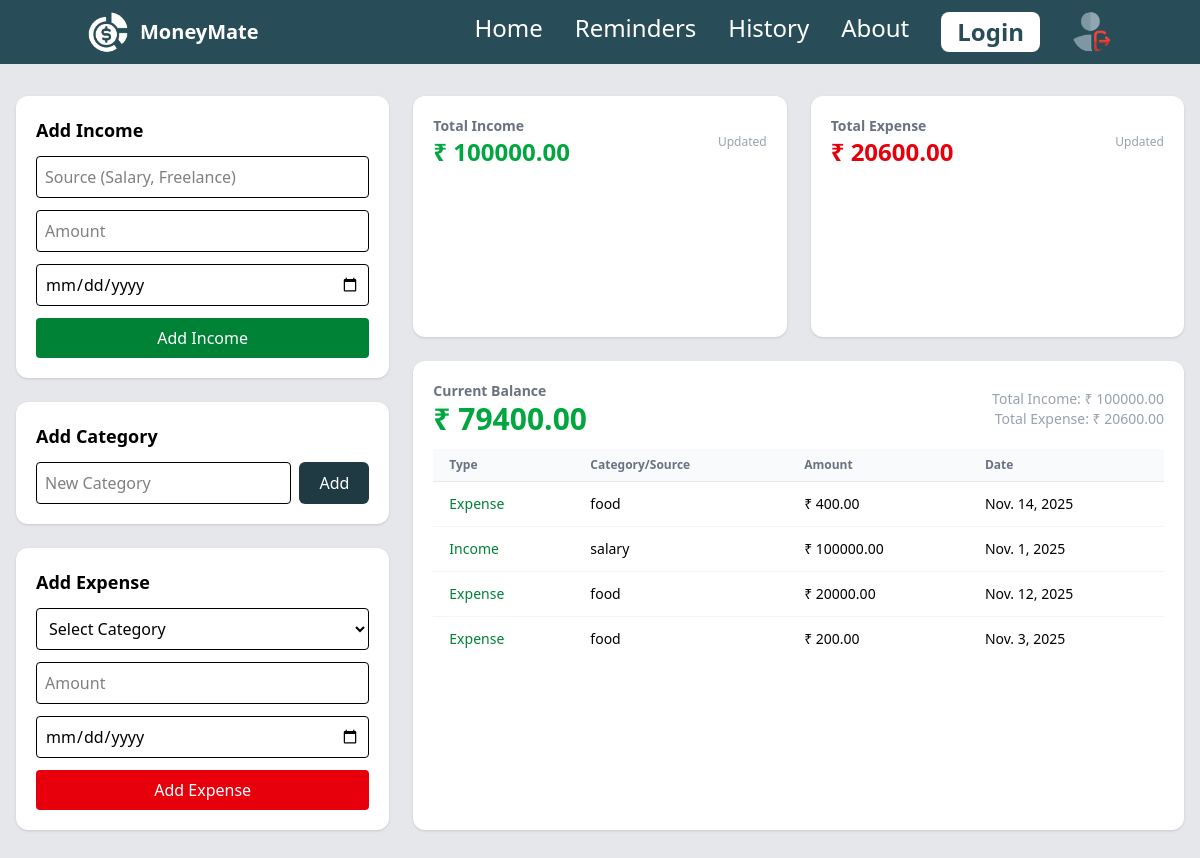
The app's page /home/ (signed in) with its own data.
### application/models.py (models this page shows, shortened)
class Transaction(models.Model):
    user = models.ForeignKey(User, on_delete=models.CASCADE)
    type = models.CharField(max_length=100, blank=True)
    source = models.CharField(max_length=100, blank=True)
    category = models.ForeignKey(Category, on_delete=models.SET_NULL, null=True, blank=True)
    amount = models.DecimalField(max_digits=12, decimal_places=2)
    date = models.DateField()
    time = models.TimeField(default=timezone.localtime)

class Category(models.Model):
    name = models.CharField(max_length=50)
    user = models.ForeignKey(User, on_delete=models.CASCADE, blank=True)
    def __str__(self):
        return self.name

### application/views.py (the view, shortened to what this page needs)
# urls.py: path('home/',views.home,name="homepage"),
def home(request):
    if request.user.is_authenticated:
        user = request.user
    else:
        print("Please Sign in")
    categorydata = Category.objects.filter(user=request.user)
    total_income = 0
    income_data=Income.objects.filter(user=request.user)
    for income in income_data:
        total_income = total_income + income.amount
    print(total_income)
    total_expense = 0
    expense_data = Expense.objects.filter(user=request.user)
    for expense in expense_data:
        total_expense = total_expense + expense.amount
    current_balance = total_income - total_expense
    recent_transactions = Transaction.objects.filter(user=request.user).order_by('-time')[:8]
    context={
            'categorydata':categorydata,
            'total_income':total_income,
            'total_expense':total_expense,
            'current_balance':current_balance,
            'recent_transcation':recent_transactions,
        }
    return render(request,"home.html",context)

### templates/home.html (shortened to what this page needs)
{% extends "base.html" %}
{% block bodyclass %} bg-gray-200
{% endblock bodyclass%}
{% block pbody %}
  <main class="max-w-7xl mx-auto px-4 py-8">
    <div class="grid grid-cols-1 lg:grid-cols-3 gap-6">
      <section class="lg:col-span-1 space-y-6">
        <div class="bg-white rounded-xl shadow p-5">
          <h3 class="text-lg font-semibold text-[var(--primary)] mb-3">Add Income</h3>
          <form method="post">
            <div class="space-y-3">
              <div>
                    <input type="text" name="source" placeholder="Source (Salary, Freelance)" class="w-full border p-2 mb-3 rounded">
                    <input type="number" step="0.01" name="amount" placeholder="Amount" class="w-full border p-2 mb-3 rounded">
                    <input type="date" name="date" class="w-full border p-2 mb-3 rounded">
                    <button type="submit" name="add_income" class="w-full text-red bg-green-700 py-2 rounded hover:opacity-90 text-white hover:bg-green-600">Add Income</button>
              </div>
            </div>
          </form>
        </div>
        <div class="bg-white rounded-xl shadow p-5">
          <h3 class="text-lg font-semibold text-[var(--primary)] mb-3">Add Category</h3>
          <form method="post">
            <div class="flex gap-2">
                <input type="text" name="category_name" placeholder="New Category" class="flex-1 border p-2 rounded-sm">
               <button type="submit" name="add_category"class="text-white bg-[#1f3a43] px-5 py-2 rounded-md hover:bg-gray-400 transition">
              Add</button>
            </div>
          </form>
        </div>
        <div class="bg-white rounded-xl shadow p-5">
            <h3 class="text-lg font-semibold text-[var(--primary)] mb-3 ">Add Expense</h3>
        <form method="post">
            <div class="space-y-3">
              <div>
                <select name="category" class="w-full border p-2 mb-3 rounded" required>
                    <option hidden >Select Category</option>
                </select>
                <input type="number" step="0.01" name="amount" placeholder="Amount" class="w-full border p-2 mb-3 rounded" required>
                <input type="date" name="date" class="w-full border p-2 mb-3 rounded" required>
                <button type="submit" name="add_expense" class="w-full bg-red-600 text-white py-2 rounded hover:opacity-90 hover:bg-red-500">Add Expense</button>
              </div>
            </div>
        </form>
        </div>
      </section>
      <section class="lg:col-span-2 grid grid-cols-1 md:grid-cols-2 gap-6">
        <div class="bg-white rounded-xl shadow p-5">
          <div class="flex items-center justify-between">
            <div>
              <h4 class="text-sm text-gray-500"><strong>Total Income</strong></h4>
              <div class="text-2xl font-bold text-green-600">₹ {{ total_income }}</div>
            </div>
            <div class="text-xs text-gray-400">Updated</div>
          </div>
        </div>
        <div class="bg-white rounded-xl shadow p-5">
          <div class="flex items-center justify-between">
            <div>
              <h4 class="text-sm text-gray-500"><strong>Total Expense</strong></h4>
              <div class="text-2xl font-bold text-red-600">₹ {{ total_expense }}</div>
            </div>
            <div class="text-xs text-gray-400">Updated</div>
          </div>
        </div>
        <div class="bg-white rounded-xl shadow p-5 md:col-span-2">
          <div class="flex items-center justify-between mb-3">
            <div>
              <h4 class="text-sm text-gray-500"><strong> Current Balance</strong></h4>
              <div class="text-3xl font-extrabold
              {% if current_balance > 200 %} text-green-600
              {% elif current_balance <= 200 and current_balance > 0  %}text-yellow-500
              {% else %}text-red-600 {% endif %}">
                ₹ {{ current_balance }}</div>
            </div>
            <div class="text-right text-sm text-gray-400">
              <div>Total Income: ₹ {{ total_income }}</div>
              <div>Total Expense: ₹ {{ total_expense }}</div>
            </div>
          </div>
          <div class="overflow-x-auto">
            <table class="min-w-full divide-y divide-gray-200">
              <thead class="bg-gray-50">
                <tr>
                  <th class="px-4 py-2 text-left text-xs text-gray-500">Type</th>
                  <th class="px-4 py-2 text-left text-xs text-gray-500">Category/Source</th>
                  <th class="px-4 py-2 text-left text-xs text-gray-500">Amount</th>
                  <th class="px-4 py-2 text-left text-xs text-gray-500">Date</th>
                </tr>
              </thead>
              <tbody class="bg-white divide-y divide-gray-100">
                {% for tra in recent_transcation %}
                <tr>
                  <td class="px-4 py-3 text-sm text-green-700 font-medium">{{tra.type}}</td>
                  {% if tra.source == "" %}
                    <td class="px-4 py-3 text-sm">{{ tra.category }}</td>
                  {% else %}
                    <td class="px-4 py-3 text-sm">{{ tra.source }}</td>
                  {% endif %}
                  <td class="px-4 py-3 text-sm">₹ {{ tra.amount }}</td>
                  <td class="px-4 py-3 text-sm">{{ tra.date }}</td>
                </tr>
                {% endfor %}
              </tbody>
            </table>
          </div>
        </div>
      </section>
    </div>
  </main>
{% endblock pbody %}

### records on screen
Transaction: type "Expense", category "food", amount "400.00", date "Nov. 14, 2025"
Transaction: type "Income", source "salary", amount "100000.00", date "Nov. 1, 2025"
Transaction: type "Expense", category "food", amount "20000.00", date "Nov. 12, 2025"
Transaction: type "Expense", category "food", amount "200.00", date "Nov. 3, 2025"

### other values on screen
{{ total_income }} "100000.00"
{{ total_expense }} "20600.00"
{{ current_balance }} "79400.00"
